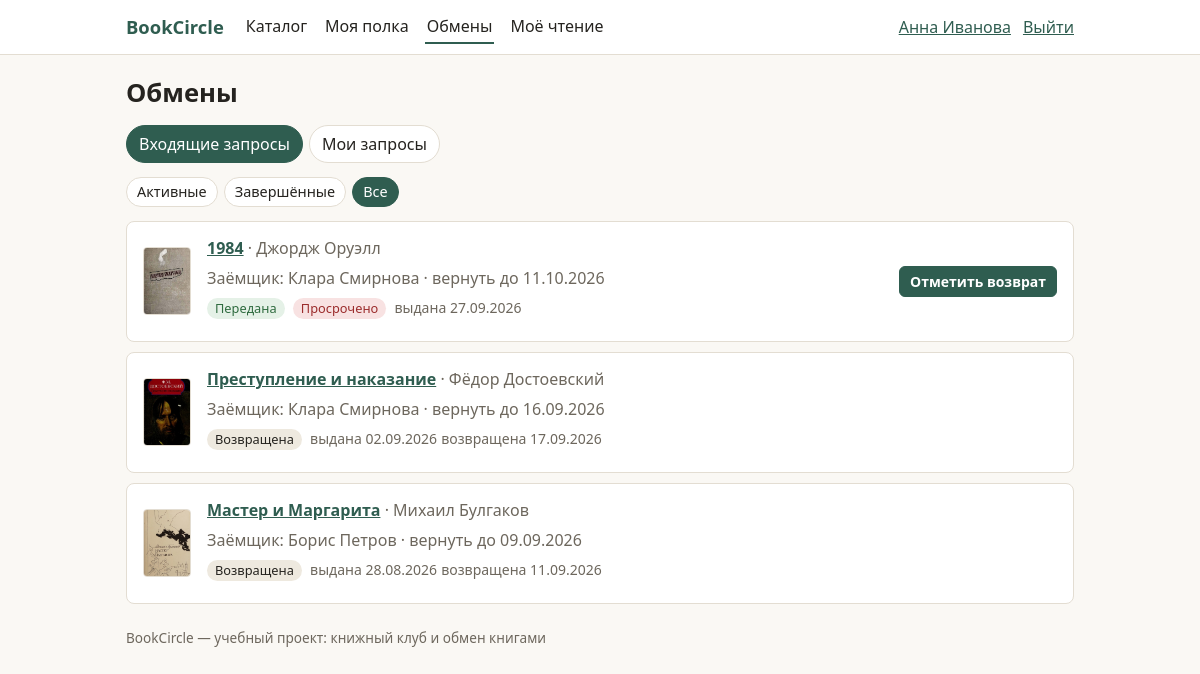
The page /loans?direction=incoming&f=all (signed in) on the database its author committed.
### tables this page shows
CREATE TABLE users (
    id            INTEGER PRIMARY KEY AUTOINCREMENT,
    email         TEXT NOT NULL UNIQUE,
    display_name  TEXT NOT NULL,
    password_hash TEXT NOT NULL,
    role          TEXT NOT NULL DEFAULT 'user' CHECK (role IN ('user', 'moderator', 'admin')),
    created_at    TEXT NOT NULL
);

CREATE TABLE loans (
    id                    INTEGER PRIMARY KEY AUTOINCREMENT,
    copy_id               INTEGER NOT NULL REFERENCES copies (id) ON DELETE RESTRICT,
    borrower_id           INTEGER NOT NULL REFERENCES users (id)  ON DELETE RESTRICT,
    requested_return_date TEXT NOT NULL
        CHECK (requested_return_date GLOB '[0-9][0-9][0-9][0-9]-[0-9][0-9]-[0-9][0-9]'),
    status                TEXT NOT NULL DEFAULT 'pending'
        CHECK (status IN ('pending', 'accepted', 'handed_over', 'returned', 'rejected', 'cancelled')),
    created_at            TEXT NOT NULL,
    handed_at             TEXT,
    returned_at           TEXT
);

CREATE TABLE books (
    id          INTEGER PRIMARY KEY AUTOINCREMENT,
    title       TEXT NOT NULL,
    author      TEXT NOT NULL,
    genre       TEXT NOT NULL,
    description TEXT NOT NULL DEFAULT '',
    cover_url   TEXT,
    title_key   TEXT NOT NULL,            -- название в нижнем регистре (сортировка)
    search_key  TEXT NOT NULL UNIQUE,     -- «название автор» в нижнем регистре (поиск + защита от дублей)
    created_at  TEXT NOT NULL
);

### app/routes/shelf.py (the view)
@router.get("/loans")
async def loans_page(request: Request, user=Depends(require_user), conn=Depends(get_conn)):
    direction = request.query_params.get("direction", "incoming")
    if direction not in ("incoming", "outgoing"):
        direction = "incoming"
    flt = request.query_params.get("f", "active")
    if flt not in ("active", "done", "all"):
        flt = "active"
    return render(request, "loans.html", {
        "user": user, "direction": direction, "flt": flt,
        "pg": loans.list_loans(conn, user["id"], direction, flt, page_num(request))})

### app/templates/loans.html (shortened to what this page needs)
{% extends "base.html" %}
{% from "_macros.html" import pager, cover, empty with context %}
{% block content %}
<h1>Обмены</h1>
<div class="tabs">
  <a href="/loans?direction=incoming&f={{ flt }}" {% if direction == 'incoming' %}class="active"{% endif %}>Входящие запросы</a>
  <a href="/loans?direction=outgoing&f={{ flt }}" {% if direction == 'outgoing' %}class="active"{% endif %}>Мои запросы</a>
</div>
<div class="tabs sub">
  <a href="/loans?direction={{ direction }}&f=active" {% if flt == 'active' %}class="active"{% endif %}>Активные</a>
  <a href="/loans?direction={{ direction }}&f=done" {% if flt == 'done' %}class="active"{% endif %}>Завершённые</a>
  <a href="/loans?direction={{ direction }}&f=all" {% if flt == 'all' %}class="active"{% endif %}>Все</a>
</div>
{% if pg.items %}
<ul class="list">
  {% for l in pg.items %}
  <li class="card row">
    {{ cover(l.cover_url, l.title, l.book_id, "small") }}
    <div class="grow">
      <strong><a href="/books/{{ l.book_id }}">{{ l.title }}</a></strong>
      <span class="muted"> · {{ l.author }}</span>
      <p class="muted">
        {% if direction == 'incoming' %}Заёмщик: {{ l.other_name }}{% else %}Владелец: {{ l.other_name }} · {{ l.pickup_place }}{% endif %}
        · вернуть до {{ l.requested_return_date|date_ru }}
      </p>
      <p>
        <span class="tag {% if l.status in ('accepted', 'handed_over') %}ok{% elif l.status in ('rejected', 'cancelled') %}warn{% endif %}">{{ LOAN_STATUS[l.status] }}</span>
        {% if l.overdue %}<span class="tag bad">Просрочено</span>{% endif %}
        {% if l.handed_at %}<span class="muted small">выдана {{ l.handed_at|date_ru }}</span>{% endif %}
        {% if l.returned_at %}<span class="muted small">возвращена {{ l.returned_at|date_ru }}</span>{% endif %}
      </p>
    </div>
    <div class="actions">
      {% if direction == 'incoming' %}
        {% if l.status == 'pending' %}
          <form method="post" action="/loans/{{ l.id }}/accept"><input type="hidden" name="direction" value="incoming"><button class="btn small primary" type="submit">Принять</button></form>
          <form method="post" action="/loans/{{ l.id }}/reject"><input type="hidden" name="direction" value="incoming"><button class="btn small" type="submit">Отклонить</button></form>
        {% elif l.status == 'handed_over' %}
          <form method="post" action="/loans/{{ l.id }}/return"><input type="hidden" name="direction" value="incoming"><button class="btn small primary" type="submit">Отметить возврат</button></form>
        {% endif %}
      {% else %}
        {% if l.status in ('pending', 'accepted') %}
          <form method="post" action="/loans/{{ l.id }}/cancel" data-confirm="Отменить заявку?"><input type="hidden" name="direction" value="outgoing"><button class="btn small danger" type="submit">Отменить</button></form>
        {% endif %}
      {% endif %}
    </div>
  </li>
  {% endfor %}
</ul>
{% else %}
{% if direction == 'incoming' %}
{{ empty("Запросов нет", "Когда кто-то запросит вашу книгу, заявка появится здесь.") }}
{% else %}
{{ empty("Вы пока ничего не запрашивали", "Найдите книгу в каталоге и нажмите «Запросить».") }}
{% endif %}
{% endif %}
{% endblock %}

### app/templates/base.html (shortened to what this page needs)
<!doctype html>
<html lang="ru">
<head>
  <link rel="stylesheet" href="/static/style.css">
</head>
<body>
<header class="site-header">
  <div class="wrap bar">
    <a class="brand" href="/books">BookCircle</a>
    {% if user %}
    <nav class="nav" aria-label="Основное меню">
      <a href="/books" {% if current_path.startswith('/books') %}class="active"{% endif %}>Каталог</a>
      <a href="/shelf" {% if current_path.startswith('/shelf') or current_path.startswith('/copies') %}class="active"{% endif %}>Моя полка</a>
      <a href="/loans" {% if current_path.startswith('/loans') %}class="active"{% endif %}>Обмены</a>
      <a href="/reading" {% if current_path.startswith('/reading') %}class="active"{% endif %}>Моё чтение</a>
    </nav>
    <div class="account">
      <a href="/profile">{{ user.display_name }}</a>
      <form method="post" action="/logout"><button class="link-btn" type="submit">Выйти</button></form>
    </div>
    {% endif %}
  </div>
</header>
<main class="wrap">
  {% block content %}{% endblock %}
</main>
<footer class="wrap footer muted">BookCircle — учебный проект: книжный клуб и обмен книгами</footer>
</body>
</html>

### app/templates/_macros.html (shortened to what this page needs)
{% macro cover(url, title, key, cls="") %}
{% if url %}
<img class="cover {{ cls }}" src="{{ url }}" alt="Обложка: {{ title }}" loading="lazy">
{% else %}
<div class="cover ph {{ cls }}" style="--h: {{ (key * 47) % 360 }}" aria-hidden="true"><span>{{ title[:1] }}</span></div>
{% endif %}
{% endmacro %}

### app/static/style.css (style rules this page uses)
:root { --bg: #faf8f4; --surface: #fff; --text: #25231f; --muted: #6d675d; --line: #e3ddd2; --accent: #2f5d50; --accent-ink: #fff; --ok: #2f6b3f; --ok-bg: #e5f1e7; --warn: #8a5a00; --warn-bg: #fbf0d6; --bad: #9b2c2c; --bad-bg: #f8e2e2; --radius: 8px; }
* { box-sizing: border-box; }
html { -webkit-text-size-adjust: 100%; }
body { margin: 0; background: var(--bg); color: var(--text); line-height: 1.5; font: 16px/1.5 system-ui, -apple-system, "Segoe UI", Roboto, "Helvetica Neue", Arial, sans-serif; }
a { color: var(--accent); }
h1 { font-size: 1.6rem; margin: 1.2rem 0 .8rem; }
p { margin: .35rem 0; }
ul { list-style: none; margin: 0; padding: 0; }
.wrap { max-width: 980px; margin: 0 auto; padding: 0 16px; }
.muted { color: var(--muted); }
.small { font-size: .875rem; }
.footer { padding: 24px 16px; font-size: .85rem; }
.site-header { background: var(--surface); border-bottom: 1px solid var(--line); }
.bar { display: flex; flex-wrap: wrap; align-items: center; gap: 8px 20px; padding-top: 10px; padding-bottom: 10px; }
.brand { font-weight: 700; font-size: 1.15rem; text-decoration: none; color: var(--accent); }
.nav { display: flex; flex-wrap: wrap; gap: 4px 14px; flex: 1 1 auto; }
.nav a { text-decoration: none; color: var(--text); padding: 4px 2px; border-bottom: 2px solid transparent; }
.nav a.active, .nav a:hover { border-bottom-color: var(--accent); }
.account { display: flex; align-items: center; gap: 12px; flex-wrap: wrap; }
.account form { margin: 0; }
.link-btn { background: none; border: 0; padding: 0; color: var(--accent); cursor: pointer; font: inherit; text-decoration: underline; }
.card { background: var(--surface); border: 1px solid var(--line); border-radius: var(--radius); padding: 14px 16px; }
.list { display: grid; gap: 10px; }
.row { display: flex; flex-wrap: wrap; gap: 12px 16px; align-items: center; }
.grow { flex: 1 1 220px; min-width: 0; overflow-wrap: anywhere; }
.actions { display: flex; flex-wrap: wrap; gap: 8px; align-items: center; }
.actions form { margin: 0; }
.cover { width: 72px; height: 104px; flex: none; border-radius: 4px; object-fit: cover; border: 1px solid var(--line); }
.cover.small { width: 48px; height: 68px; }
.tag { display: inline-block; font-size: .8rem; padding: 1px 8px; border-radius: 99px; background: #eee9df; color: var(--text); margin: 2px 4px 2px 0; text-decoration: none; }
.tag.ok { background: var(--ok-bg); color: var(--ok); }
.tag.bad { background: var(--bad-bg); color: var(--bad); }
.btn { display: inline-block; font: inherit; font-weight: 600; padding: 8px 14px; border-radius: 6px; border: 1px solid #c9c2b4; background: #fff; color: var(--text); text-decoration: none; cursor: pointer; text-align: center; }
.btn.primary { background: var(--accent); border-color: var(--accent); color: var(--accent-ink); }
.btn.small { padding: 4px 10px; font-size: .875rem; }
.tabs { display: flex; flex-wrap: wrap; gap: 6px; margin: 8px 0 14px; }
.tabs a { text-decoration: none; padding: 6px 12px; border-radius: 99px; border: 1px solid var(--line); background: var(--surface); color: var(--text); }
.tabs a.active { background: var(--accent); border-color: var(--accent); color: var(--accent-ink); }
.tabs.sub a { padding: 3px 10px; font-size: .9rem; }

### rows shown on the page
users: display_name "Анна Иванова"
loans: cover_url (picture), title "1984", author "Джордж Оруэлл", other_name "Клара Смирнова", requested_return_date "11.10.2026", status "Передана", shows "Просрочено", handed_at "27.09.2026"
loans: cover_url (picture), title "Преступление и наказание", author "Фёдор Достоевский", other_name "Клара Смирнова", requested_return_date "16.09.2026", status "Возвращена", handed_at "02.09.2026", returned_at "17.09.2026"
loans: cover_url (picture), title "Мастер и Маргарита", author "Михаил Булгаков", other_name "Борис Петров", requested_return_date "09.09.2026", status "Возвращена", handed_at "28.08.2026", returned_at "11.09.2026"
